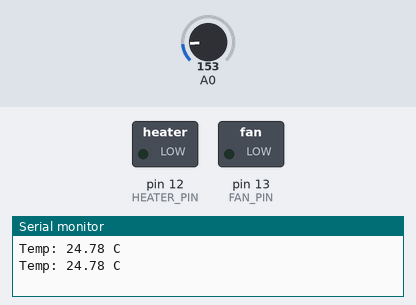
The sketch below on a simulated Arduino Uno, built with avr-gcc and run on an emulated ATmega328P. Shown: switched loads named in the sketch (green lamp = pin HIGH), the last lines printed to the serial monitor. The inputs (shaded band) are chosen by the test bench; at power-on: A0 = 153.

Above: at 2.8 s.
2.9 s: A0 set to 170
At 4.5 s:
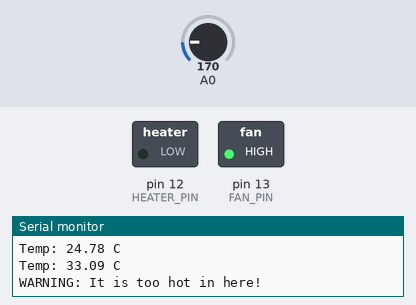
5.6 s: A0 set to 133
At 7.3 s:
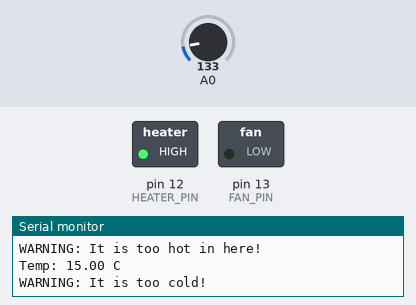
8.3 s: A0 set to 165
At 10.4 s:
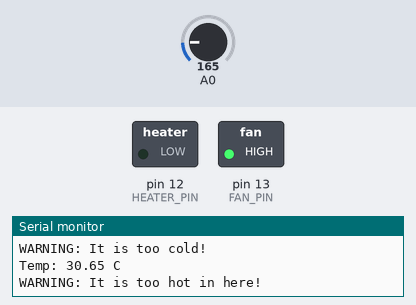
11.5 s: A0 set to 114
At 13.1 s:
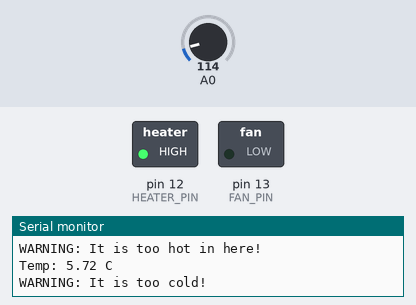
Timing chart, 0 to 14.6 s (numbered marks = the images above; inputs shaded):
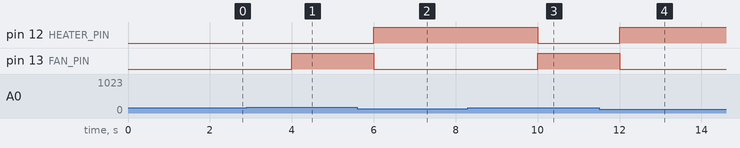

Measured:
- the behaviour switches between 163 and 164 on A0 (found by bisection; images 0 and 1)
- after the input at 2.9 s, pin 13 (FAN_PIN): LOW → HIGH after 1.1 s
- after the input at 5.6 s, pin 12 (HEATER_PIN): LOW → HIGH after 0.40 s; pin 13 (FAN_PIN): HIGH → LOW after 0.40 s
- after the input at 8.3 s, pin 12 (HEATER_PIN): HIGH → LOW after 1.7 s; pin 13 (FAN_PIN): LOW → HIGH after 1.7 s
- after the input at 11.5 s, pin 12 (HEATER_PIN): LOW → HIGH after 0.51 s; pin 13 (FAN_PIN): HIGH → LOW after 0.51 s

The sketch:

automated_temperature_sensor.ino
```cpp
/*
 * Project: Automated Temperature Sensor
 * Author: Jesus Aurelio Corpus
 * Date: November 15, 2026
 *
 * Description: Reads TMP36 sensor and controls LEDs based on temperature thresholds.
 */

 //Pin Definitions
const int HEATER_PIN = 12; // Red LED
const int FAN_PIN = 13;	   // Green LED


 void setup() {
   Serial.begin(9600); //Start the serial monitor
   pinMode(HEATER_PIN, OUTPUT);
   pinMode(FAN_PIN, OUTPUT);
}

void loop() {
  // 1. Read raw value from pin A0 (0-1023)
  int rawValue= analogRead(A0);

  // 2. Convert raw value to voltage (0 to 5V)
  float voltage = rawValue * (5.0 / 1023.0);

  // 3. Convert voltage to Celsius (TMP36 offset is 0.5V, 10mV per degree)
  float tempC= (voltage- 0.5) *100.0;


  // 4. Print to Serial Monitor
  Serial.print("Temp: ");
  Serial.print(tempC);
  Serial.println(" C");

  // 5. Temperature Logic
  if (tempC > 30) {
    Serial.println("WARNING: It is too hot in here!");
    digitalWrite(13, HIGH);   // Fan ON
    digitalWrite(12, LOW);    // Heater OFF
  }
  else if (tempC < 20) {
    Serial.println("WARNING: It is too cold!");
    digitalWrite(12,HIGH);    // Heater ON
    digitalWrite(13, LOW);    // Fan OFF
  }
  else {
    digitalWrite(12, LOW);    // Heater OFF
    digitalWrite(13, LOW);    // Fan OFF
  }

  delay (2000);               // Wait 2 seconds before reading again
}
```
